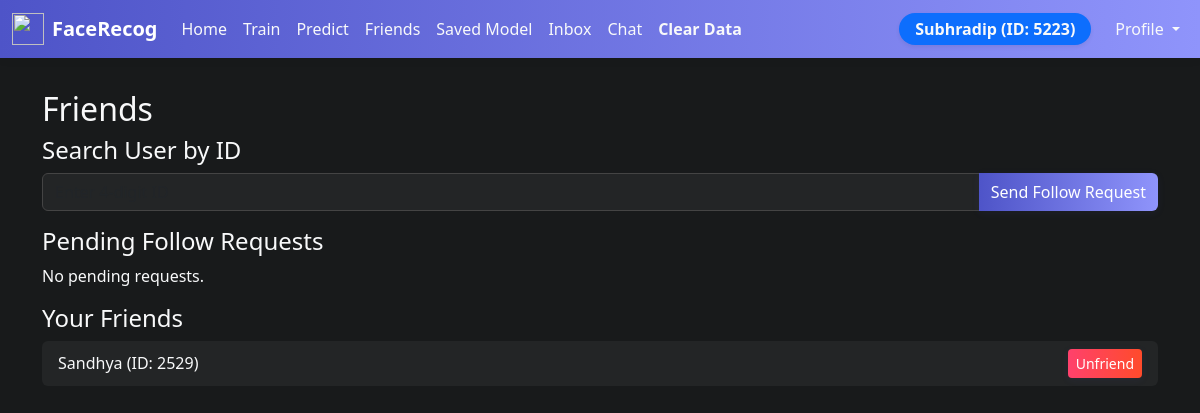
/friends (signed in), run on an earlier commit of the app's database.
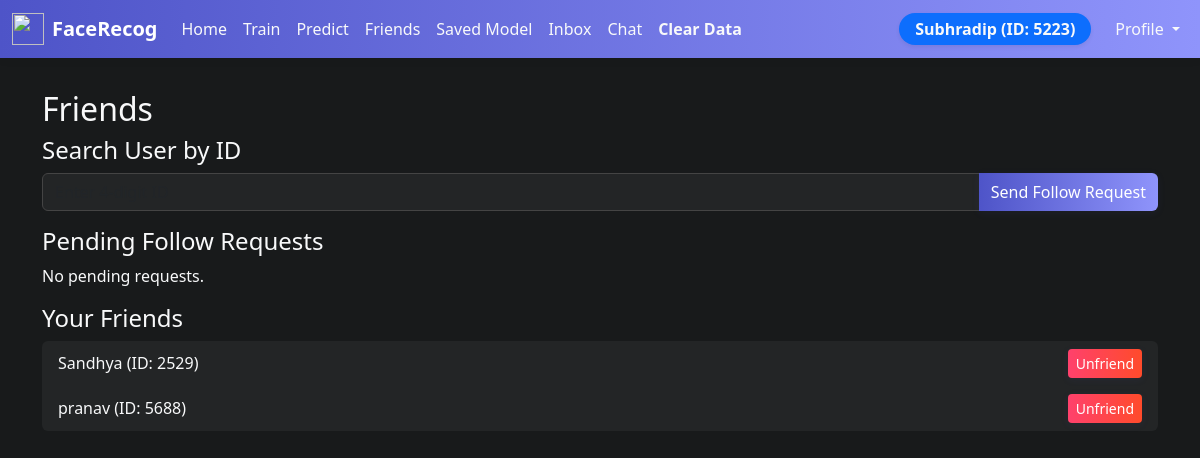
And on a later commit of the database.
### tables this page shows
CREATE TABLE users (
            id INTEGER PRIMARY KEY AUTOINCREMENT,
            username TEXT UNIQUE NOT NULL,
            password_hash TEXT NOT NULL,
            unique_id TEXT UNIQUE NOT NULL
        );

### app.py (the view, shortened to what this page needs)
@app.route('/friends', methods=['GET', 'POST'])
@login_required
def friends():
    conn = get_db()
    message = None
    pending_requests = conn.execute('''SELECT fr.id, u.username, u.unique_id FROM friend_requests fr JOIN users u ON fr.from_user_id = u.id WHERE fr.to_user_id = ? AND fr.status = 'pending' ''', (current_user.id,)).fetchall()
    friends = conn.execute('''SELECT u.id, u.username, u.unique_id FROM friendships f JOIN users u ON f.friend_id = u.id WHERE f.user_id = ?''', (current_user.id,)).fetchall()
    conn.close()
    return render_template('friends.html', pending_requests=pending_requests, friends=friends, message=message)

### app.py (called while the page is built)
def get_db():
    conn = sqlite3.connect(DATABASE)
    conn.row_factory = sqlite3.Row
    return conn

@login_manager.user_loader
def load_user(user_id):
    return User.get(user_id)

@app.context_processor
def inject_user_id():
    unique_id = None
    if current_user.is_authenticated:
        unique_id = getattr(current_user, 'unique_id', None)
    return dict(current_user_id=unique_id)

    @staticmethod
    def get(user_id):
        conn = get_db()
        user = conn.execute('SELECT * FROM users WHERE id = ?', (user_id,)).fetchone()
        conn.close()
        if user:
            return User(user['id'], user['username'], user['password_hash'], user['unique_id'])
        return None

### templates/friends.html (shortened to what this page needs)
{% extends 'base.html' %}
{% block content %}
<h2>Friends</h2>
<h4>Search User by ID</h4>
<form method="post" class="mb-3">
  <div class="input-group">
    <input type="text" class="form-control" name="search_id" placeholder="Enter 4-digit ID" required maxlength="4">
    <button class="btn btn-primary" type="submit">Send Follow Request</button>
  </div>
</form>
<h4>Pending Follow Requests</h4>
{% if pending_requests %}
  <ul class="list-group mb-3">
    {% for req in pending_requests %}
      <li class="list-group-item d-flex justify-content-between align-items-center">
        <span>{{ req['username'] }} (ID: {{ req['unique_id'] }})</span>
        <form method="post" style="display:inline;">
          <input type="hidden" name="accept_id" value="{{ req['id'] }}">
          <button type="submit" class="btn btn-success btn-sm">Accept</button>
        </form>
        <form method="post" style="display:inline;">
          <input type="hidden" name="reject_id" value="{{ req['id'] }}">
          <button type="submit" class="btn btn-danger btn-sm">Reject</button>
        </form>
      </li>
    {% endfor %}
  </ul>
{% else %}
  <p>No pending requests.</p>
{% endif %}
<h4>Your Friends</h4>
{% if friends %}
  <ul class="list-group">
    {% for friend in friends %}
      <li class="list-group-item d-flex justify-content-between align-items-center">
        <span>{{ friend['username'] }} (ID: {{ friend['unique_id'] }})</span>
        <form method="post" style="display:inline;">
          <button type="submit" class="btn btn-danger btn-sm">Unfriend</button>
        </form>
      </li>
    {% endfor %}
  </ul>
{% else %}
  <p>You have no friends yet.</p>
{% endif %}
{% endblock %}

### templates/base.html (shortened to what this page needs)
<!DOCTYPE html>
<html lang="en">
<head>
    <link href="https://cdn.jsdelivr.net/npm/bootstrap@5.3.0/dist/css/bootstrap.min.css" rel="stylesheet">
</head>
<body>
<nav class="navbar navbar-expand-lg navbar-light" style="background: linear-gradient(90deg, #4e54c8 0%, #8f94fb 100%); box-shadow: 0 2px 8px rgba(0,0,0,0.07);">
  <div class="container-fluid">
    <a class="navbar-brand d-flex align-items-center" href="{{ url_for('home') }}">
      <img src="https://img.icons8.com/ios-filled/50/4e54c8/face-id.png" width="32" height="32" class="me-2"/>
      <span class="fw-bold text-white">FaceRecog</span>
    </a>
    <div class="collapse navbar-collapse" id="navbarNav">
      <ul class="navbar-nav me-auto mb-2 mb-lg-0">
        <li class="nav-item">
          <a class="nav-link text-white" href="{{ url_for('home') }}">Home</a>
        </li>
        <li class="nav-item">
          <a class="nav-link text-white" href="{{ url_for('train') }}">Train</a>
        </li>
        <li class="nav-item">
          <a class="nav-link text-white" href="{{ url_for('predict') }}">Predict</a>
        </li>
        <li class="nav-item">
          <a class="nav-link text-white" href="{{ url_for('friends') }}">Friends</a>
        </li>
        <li class="nav-item">
          <a class="nav-link text-white" href="{{ url_for('saved_models') }}">Saved Model</a>
        </li>
        {% if current_user.is_authenticated %}
          <li class="nav-item">
            <a class="nav-link text-white" href="{{ url_for('inbox') }}">Inbox</a>
          </li>
          <li class="nav-item">
            <a class="nav-link text-white" href="{{ url_for('chat') }}">Chat</a>
          </li>
          <li class="nav-item">
            <a class="nav-link text-danger fw-bold" href="#" onclick="confirmClearData(event)">Clear Data</a>
          </li>
        {% endif %}
      </ul>
      {% if current_user.is_authenticated and current_user_id %}
        <span class="navbar-text me-3 text-white bg-primary rounded-pill px-3 py-1 fw-bold shadow-sm">
          {{ current_user.username }} (ID: {{ current_user_id }})
        </span>
      {% endif %}
      <ul class="navbar-nav">
        <li class="nav-item dropdown">
          <a class="nav-link dropdown-toggle text-white" href="#" id="profileDropdown" role="button" data-bs-toggle="dropdown" aria-expanded="false">
            Profile
          </a>
        </li>
      </ul>
    </div>
  </div>
</nav>
<div class="container mt-4">
    {% block content %}{% endblock %}
</div>
</body>
</html>

### templates/base.html (style rules this page uses)
body { background: #181a1b !important; color: #f8f9fa !important; }
.card, .list-group-item, .dropdown-menu { background: #232526 !important; color: #f8f9fa !important; border: none; }
.navbar, .navbar-nav .nav-link, .navbar-brand, .navbar-text { color: #f8f9fa !important; }
.form-control, .form-select { background: #232526 !important; color: #f8f9fa !important; border: 1px solid #444; }
.btn-primary, .btn-success, .btn-danger, .btn-secondary { border: none; box-shadow: 0 2px 8px rgba(78,84,200,0.08); }
.btn-primary { background: linear-gradient(90deg, #4e54c8 0%, #8f94fb 100%); }
.btn-danger { background: linear-gradient(90deg, #ff416c 0%, #ff4b2b 100%); }
nav.navbar { position: fixed; top: 0; left: 0; width: 100%; z-index: 1030; }
.container { margin-top: 90px !important; }

What changed in the data, as far as the page shows it:
added users: username "pranav", unique_id "5688"
